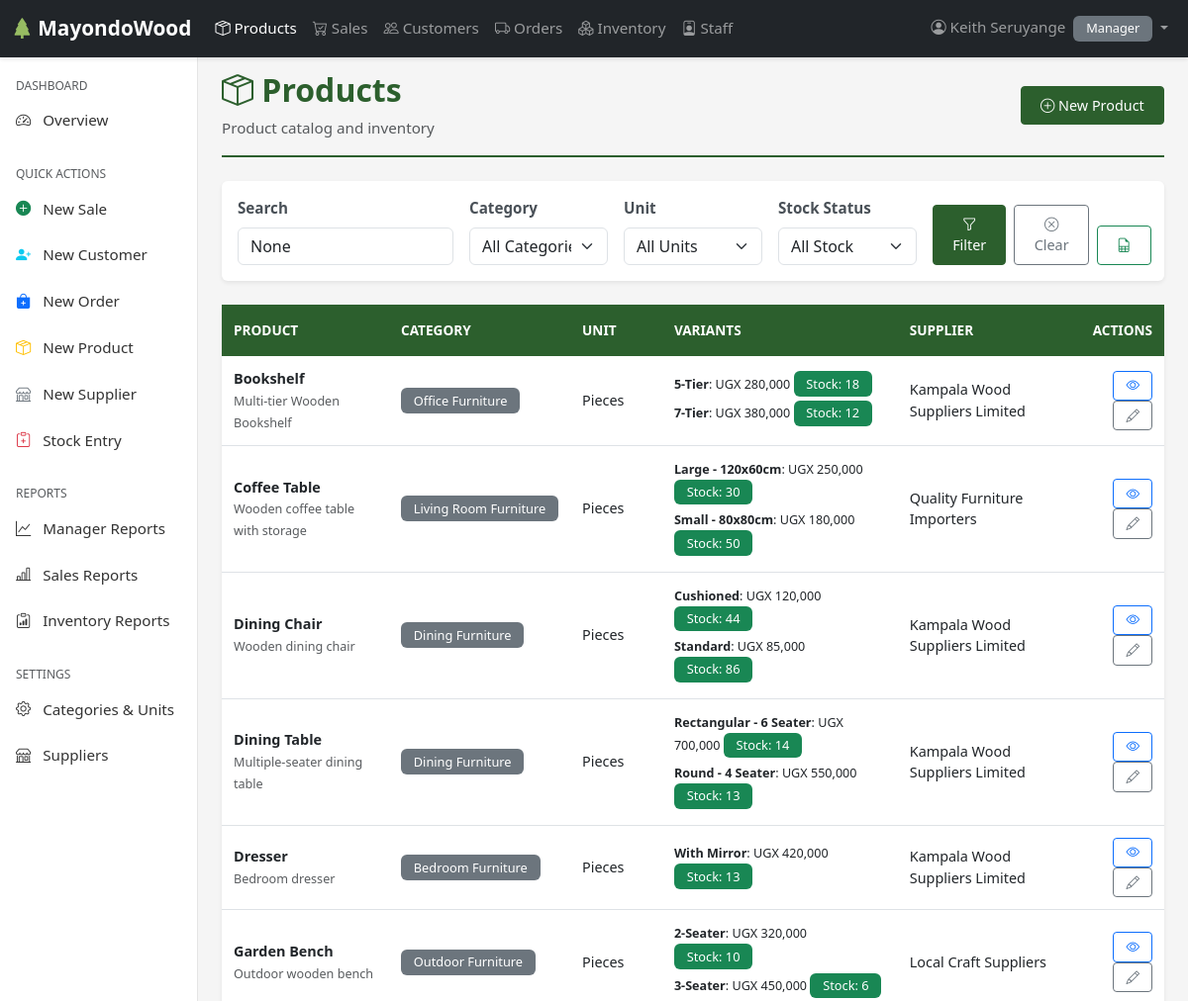
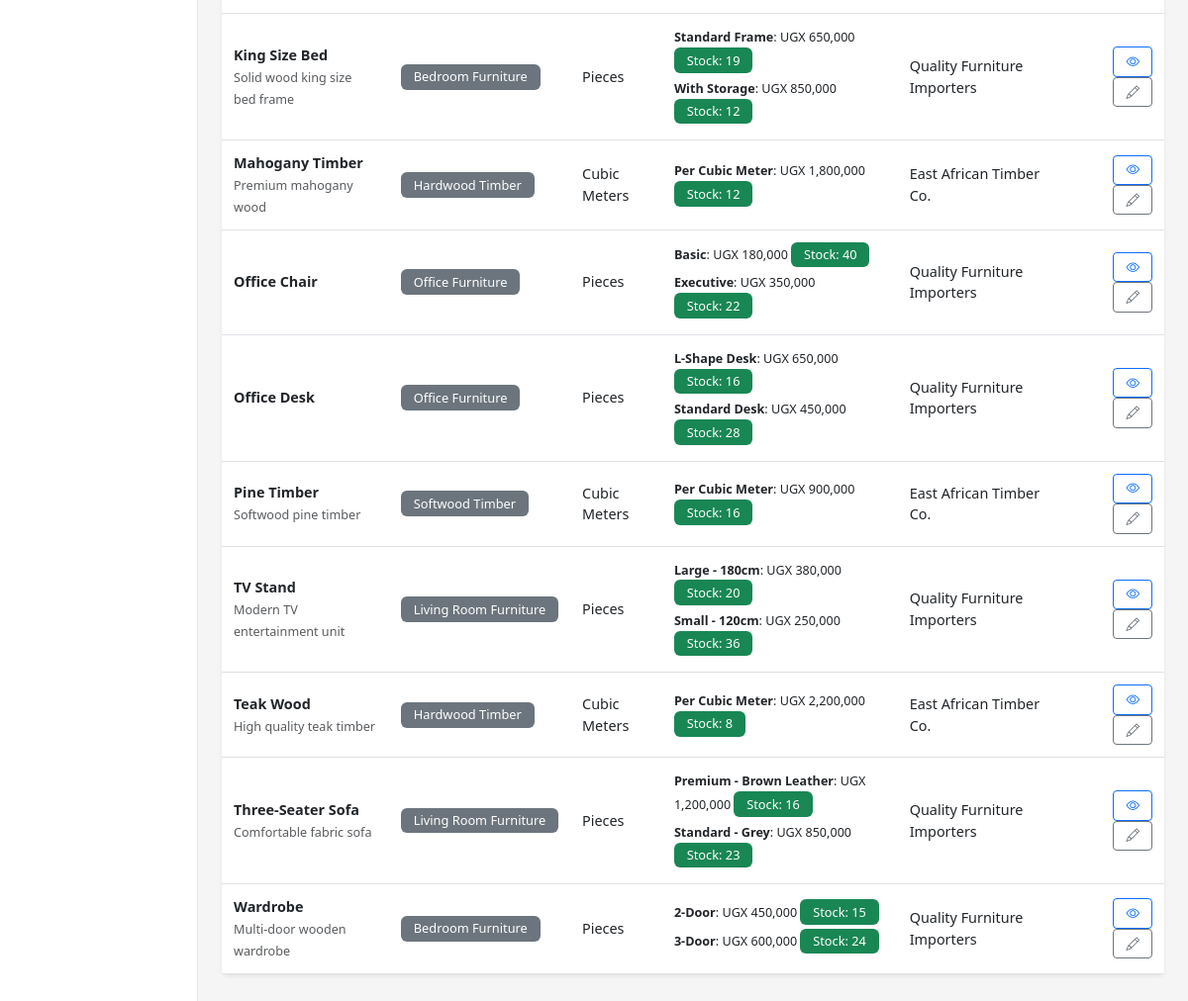
/products/ (signed in), run on an earlier commit of the app's database (2 pictures, top to bottom).
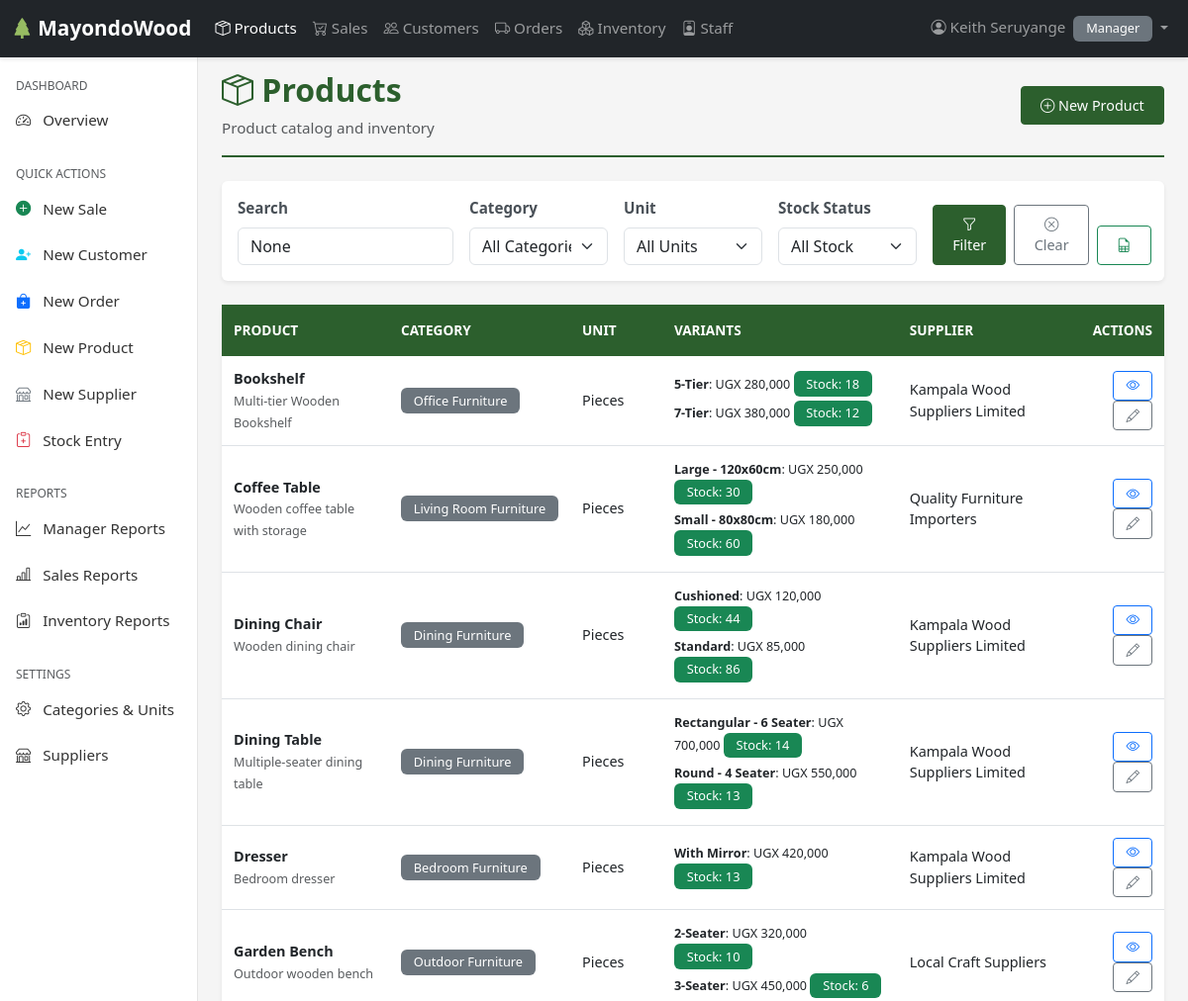
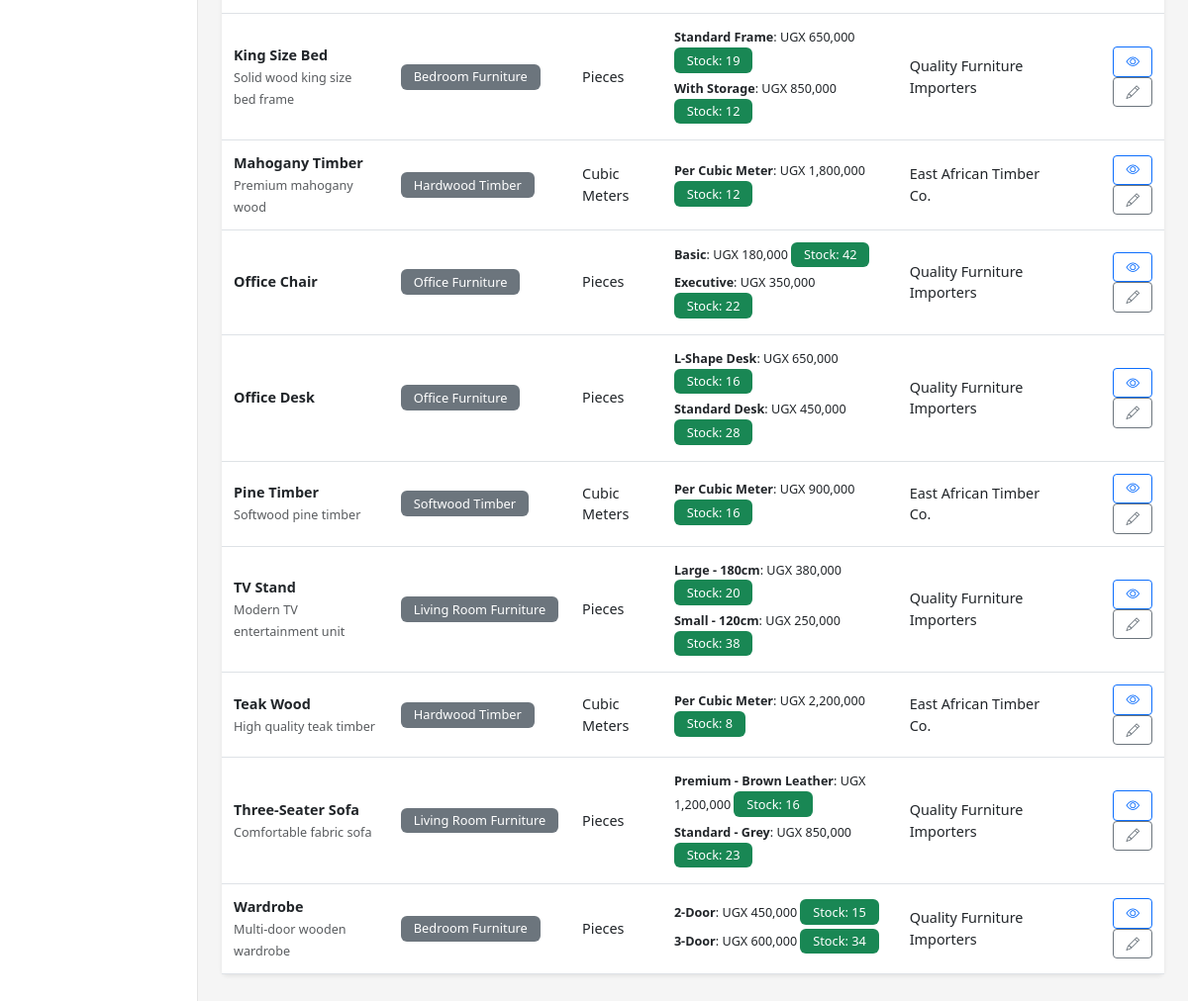
And on a later commit of the database (2 pictures, top to bottom).
### products/models.py (models this page shows, shortened)
class ProductVariant(models.Model):
    product = models.ForeignKey(Product, on_delete=models.CASCADE, related_name='variants')
    variant_name = models.CharField(max_length=100)
    price = models.IntegerField(default=0)
    stock_quantity = models.PositiveIntegerField(default=0)
    reorder_level = models.PositiveIntegerField(default=5)
    is_active = models.BooleanField(default=True)
    created_at = models.DateTimeField(auto_now_add=True)
    updated_at = models.DateTimeField(auto_now=True)
    class Meta:
        ordering = ['product__name', 'variant_name']
        unique_together = [['product', 'variant_name']]

### products/views.py (the view, shortened to what this page needs)
# urls.py: path('', views.product_list, name='product_list'),
@login_required
def product_list(request):
    category_filter = request.GET.get("category")
    unit_filter = request.GET.get("unit")
    stock_filter = request.GET.get("stock")
    search = request.GET.get("search")
    export = request.GET.get("export")
    sort = request.GET.get("sort", "name")
    order = request.GET.get("order", "asc")
    products = Product.objects.filter(is_active=True).select_related('category', 'unit', 'supplier')
    if search:
        products = products.filter(
            Q(name__icontains=search) |
            Q(description__icontains=search) |
            Q(category__name__icontains=search)
        )
    if category_filter:
        products = products.filter(category_id=category_filter)
    if unit_filter:
        products = products.filter(unit_id=unit_filter)
    if stock_filter == "low":
        products = products.filter(variants__stock_quantity__lte=10, variants__is_active=True).distinct()
    elif stock_filter == "out":
        products = products.filter(variants__stock_quantity=0, variants__is_active=True).distinct()
    order_toggle = "desc" if order == "asc" else "asc"
    sort_field = f"{'' if order == 'asc' else '-'}{sort}"
    products = products.order_by(sort_field)
    paginator = Paginator(products, 15)
    page_number = request.GET.get('page')
    page_obj = paginator.get_page(page_number)
    categories = Category.objects.filter(is_active=True).order_by('name')
    units = Unit.objects.filter(is_active=True).order_by('name')
    context = {
        "page_obj": page_obj,
        "categories": categories,
        "units": units,
        "category_filter": category_filter,
        "unit_filter": unit_filter,
        "stock_filter": stock_filter,
        "search": search,
        "sort": sort,
        "order": order,
        "order_toggle": order_toggle,
        "title": "Products"
    }
    return render(request, "products/product_list.html", context)

### products/templates/products/product_list.html (shortened to what the changed rows need)
{% extends 'base.html' %}
{% load static humanize %}
{% block content %}
<div class="page-header">
    <div class="d-flex justify-content-between align-items-center">
        <div>
            <h1><i class="bi bi-box-seam"></i> Products</h1>
        </div>
    </div>
</div>
<div class="card">
    <div class="card-body p-0">
        {% if page_obj %}
        <div class="table-responsive">
            <table class="table table-hover mb-0">
                <thead>
                    <tr>
                        <th>Product</th>
                        <th>Category</th>
                        <th>Unit</th>
                        <th>Variants</th>
                        <th>Supplier</th>
                        <th class="text-end">Actions</th>
                    </tr>
                </thead>
                <tbody>
                    {% for product in page_obj %}
                    <tr>
                        <td>
                            <strong>{{ product.name }}</strong>
                            {% if product.description %}
                            <br><small class="text-muted">{{ product.description|truncatewords:10 }}</small>
                            {% endif %}
                        </td>
                        <td>
                            <span class="badge bg-secondary">{{ product.category.name }}</span>
                        </td>
                        <td>{{ product.unit.name }}</td>
                        <td>
                            {% for variant in product.variants.all %}
                            <div class="mb-1">
                                <small>
                                    <strong>{{ variant.variant_name }}</strong>:
                                    UGX {{ variant.price|floatformat:0|intcomma }}
                                    <span class="badge {% if variant.stock_quantity == 0 %}bg-danger{% elif variant.stock_quantity <= variant.reorder_level %}bg-warning text-dark{% else %}bg-success{% endif %}">
                                        Stock: {{ variant.stock_quantity|intcomma }}
                                    </span>
                                </small>
                            </div>
                            {% endfor %}
                        </td>
                        <td>
                            {% if product.supplier %}
                                {{ product.supplier.name }}
                            {% else %}
                                <span class="text-muted">—</span>
                            {% endif %}
                        </td>
                        <td class="text-end">
                            <a href="{% url 'products:product_detail' product.pk %}"
                               class="btn btn-sm btn-outline-primary">
                                <i class="bi bi-eye"></i>
                            </a>
                            {% if user.role == 'MANAGER' %}
                            <a href="{% url 'products:update_product' product.pk %}"
                               class="btn btn-sm btn-outline-secondary">
                                <i class="bi bi-pencil"></i>
                            </a>
                            {% endif %}
                        </td>
                    </tr>
                    {% endfor %}
                </tbody>
            </table>
        </div>
        {% endif %}
    </div>
</div>
{% endblock %}

What changed in the data, as far as the page shows it:
changed ProductVariant "Small - 80x80cm": stock_quantity "50" → "60"
changed ProductVariant "Basic": stock_quantity "40" → "42"
changed ProductVariant "Small - 120cm": stock_quantity "36" → "38"
changed ProductVariant "3-Door": stock_quantity "24" → "34"
